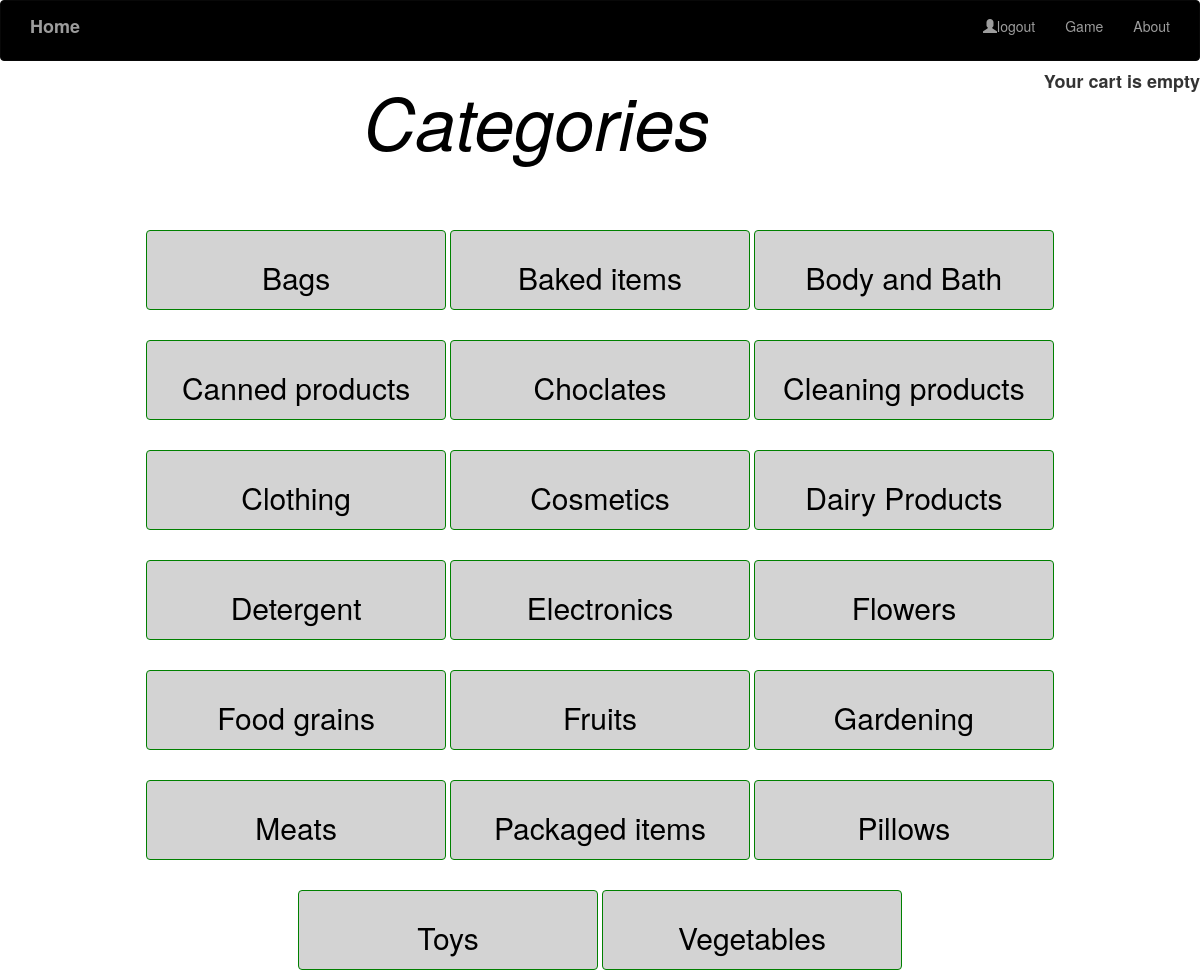
/home/ (signed in), run on an earlier commit of the app's database.
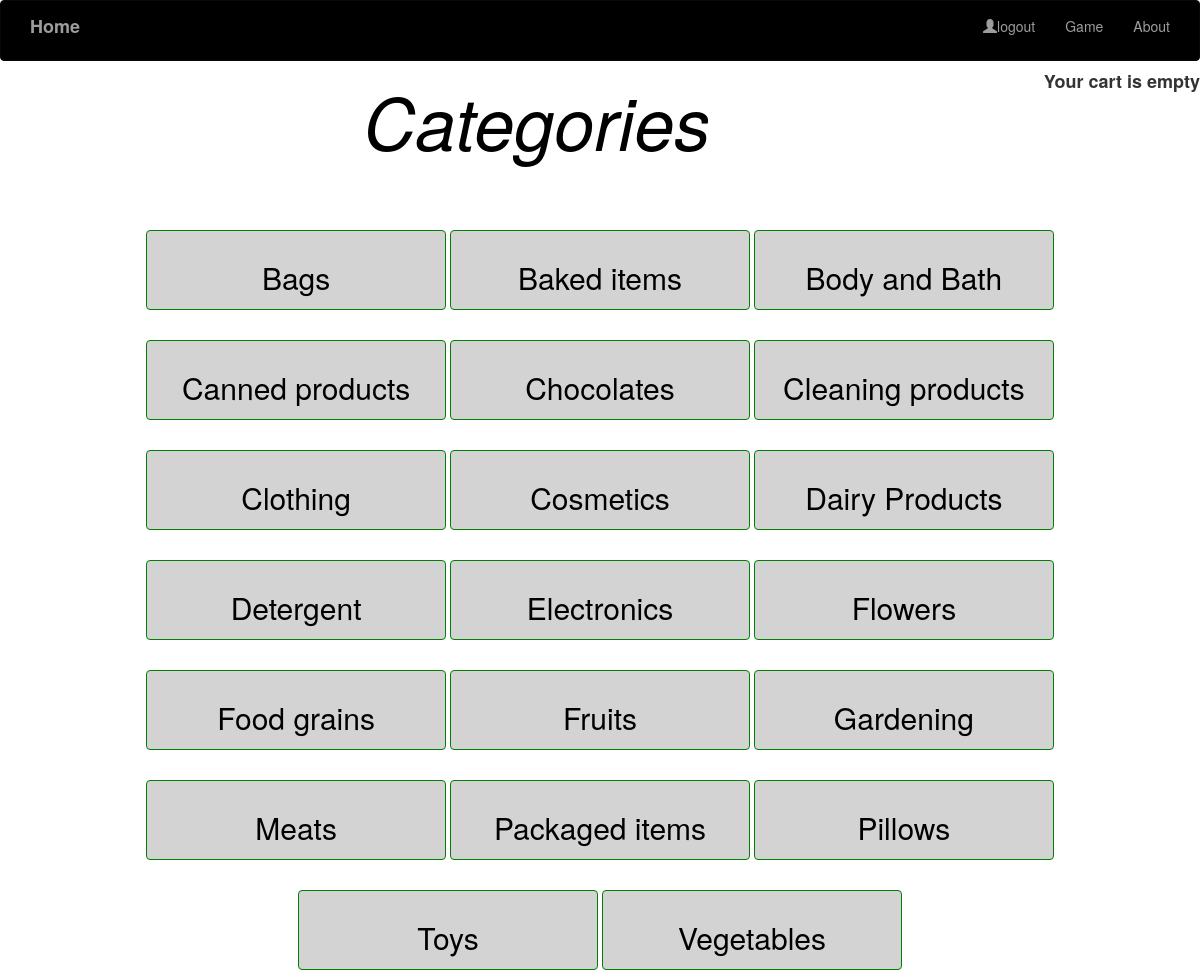
And on a later commit of the database.
### supermarket/models.py (models this page shows, shortened)
class Category(models.Model):
    name = models.CharField(max_length=200, db_index=True)
    slug = models.SlugField(max_length=200, db_index=True, unique=True)
    class Meta:
        ordering = ('name',)
        verbose_name = 'category'
        verbose_name_plural = 'categories'
    def get_absolute_url(self):
        return reverse('product_list_by_category', args=[self.slug])

### supermarket/views.py (the view)
# urls.py: 2. Add a URL to urlpatterns:  path('', views.home, name='home')
@login_required
def home(request, category_slug=None):
    category = None
    categories = Category.objects.all()
    products = Productdb.objects.filter(available=True)
    if category_slug:
        category = get_object_or_404(Category, slug=category_slug)
        products = products.filter(category=category)
    return render(request, 'home.html', {'category': category,
                                                          'categories': categories,
                                                          'products': products})

### cart/cart.py (called while the page is built)
    def __len__(self):
        return sum(item['quantity'] for item in self.cart.values())

### cart/context_processors.py (called while the page is built)
def cart(request):
    return {'cart': Cart(request) }

### market/templates/home.html (shortened to what this page needs)
<!DOCTYPE html>
{% load static %}
<html lang="en">
  <head>
    <link rel="stylesheet" href="{% static "css/base.css" % }"/>
    <link rel="stylesheet" href="https://maxcdn.bootstrapcdn.com/bootstrap/3.3.7/css/bootstrap.min.css">
  </head>
<body>
 <nav class="navbar  large navbar navbar-inverse bg-inverse" style= "width:100% ; margin: 0 auto;background-color:#000000">
    <div class="container">
            <ul class="nav navbar-nav ">
              <li ><label><a class ="navbar-brand " href="{% url 'front2' %}">Home</a></label></li>
</ul>
<ul class="nav navbar-nav navbar-right">
            {% if user.is_authenticated %}
            <li><a class ="navbar-link " href="{% url 'logout' %}"><span class="glyphicon glyphicon-user"></span>logout</a></li>
            <li><a class ="navbar-link"href="{% url 'home2' %}">Game</a></label></li>
                  <li><a class ="navbar-link"href="{% url 'about' %}">About</a></label></li>
            {% else %}
            <li><a class ="navbar-link"href="{% url 'login' %}">Login</a></label></li>
            <li><a class ="navbar-link"href="{% url 'signup' %}">Signup</a></label></li>
            <li><a class ="navbar-link"href="{% url 'home2' %}">Game</a></label></li>
            {% endif %}
</ul>
</div>
</nav>
<div class="pull-right" >
    {% with total_items=cart|length %}
        {% if cart|length > 0 %}
            <h4>Your cart:</h4>
            <a href="{% url "cart:cart_detail" %}">
                <h4>{{ total_items }} item{{ total_items|pluralize }}, ${{ cart.get_total_price }}</h4>
            </a>
        {% else %}
            <h4><b>Your cart is empty  </b></h4>
        {% endif %}
    {% endwith %}
</div>
<div class="container" align="center" style="height :100% ">
<h1 align="center" style="color:#000000"><em>Categories</em></h1>
<br>
<br>
  {% for c in categories %}
              <div class="btn-group">
                <h1 {% if category.slug == c.slug %}class="selected"{% endif %}>
                   <a href="{{ c.get_absolute_url }}"><button type="button" class="button button5 btn btn-primary " style="height:80px;width:300px"><h2>{{c.name}}</h2></button></a>
            </h1>
              </div>
    {% endfor %}
    </div>
</body>
</html>

### market/templates/home.html (style rules this page uses)
.btn-group button { background-color: #D3D3D3; border: 1px solid green; color: black; padding: 10px 24px; cursor: pointer; width: 50%; display: block; }
em { font-size: 200%; }
body { margin: 0; padding: 0; background-image: url("https://companyofwomen.co/wp-content/uploads/2018/05/Booth.jpg"); }
body:before { content: ''; position: fixed; width: 100vw; height: 100vh; background-position: center center; background-repeat: no-repeat; background-attachment: fixed; background-size: cover; }

What changed in the data, as far as the page shows it:
changed Category: name "Choclates" → "Chocolates"
